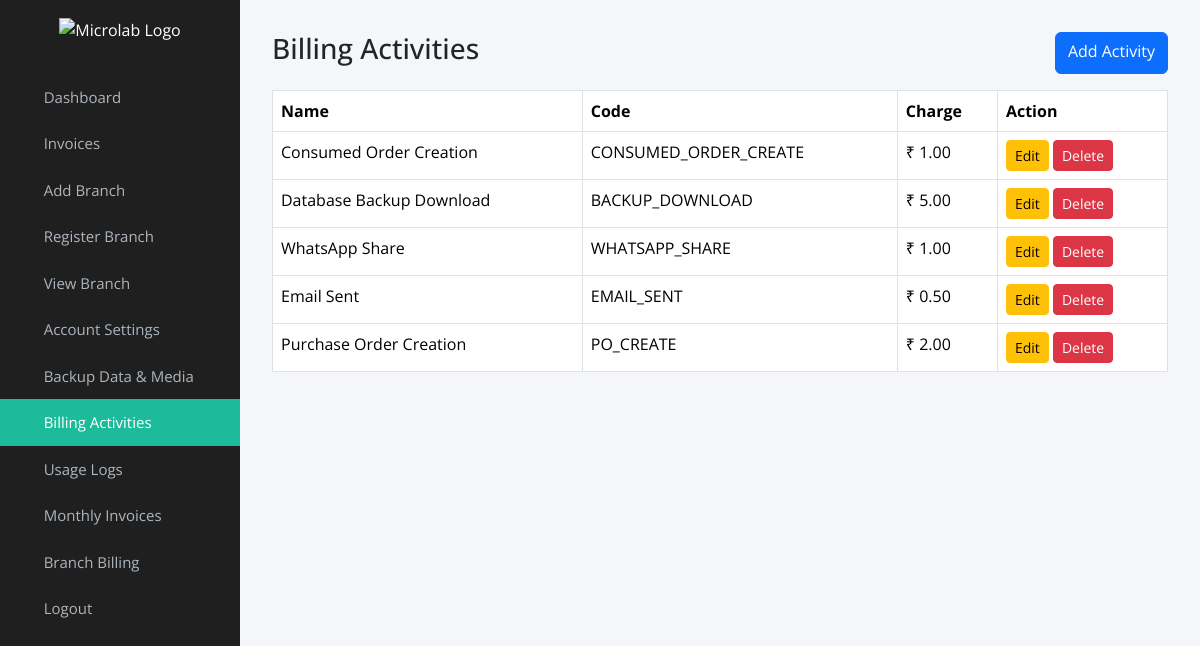
Page /billing-activities/ on the committed database.
### myapp/models.py (models this page shows, shortened)
class BillingActivity(models.Model):
    name = models.CharField(max_length=200)
    code = models.CharField(
        max_length=100,
        unique=True
    )
    charge = models.DecimalField(
        max_digits=10,
        decimal_places=2,
        default=0
    )
    description = models.TextField(
        blank=True,
        null=True
    )
    is_active = models.BooleanField(default=True)
    created_at = models.DateTimeField(
        auto_now_add=True
    )

### myapp/views.py (the view)
def billing_activity_list(request):
    activities = BillingActivity.objects.all().order_by('-id')
    return render(
        request,
        'billing/activity_list.html',
        {
            'activities': activities
        }
    )

### templates/billing/activity_list.html
{% include 'admin_navbar.html' %}
<div class="main-content">
    <div class="d-flex justify-content-between mb-3">
        <h3>Billing Activities</h3>
        <a href="{% url 'billing_activity_add' %}"
           class="btn btn-primary">
            Add Activity
        </a>
    </div>
    <table class="table table-bordered">
        <thead>
            <tr>
                <th>Name</th>
                <th>Code</th>
                <th>Charge</th>
                <th>Action</th>
            </tr>
        </thead>
        <tbody>
            {% for i in activities %}
            <tr>
                <td>{{ i.name }}</td>
                <td>{{ i.code }}</td>
                <td>₹ {{ i.charge }}</td>
                <td>
                    <a href="{% url 'billing_activity_edit' i.id %}"
                       class="btn btn-warning btn-sm">
                        Edit
                    </a>
                    <a href="{% url 'billing_activity_delete' i.id %}"
                       class="btn btn-danger btn-sm">
                        Delete
                    </a>
                </td>
            </tr>
            {% endfor %}
        </tbody>
    </table>
</div>

### templates/admin_navbar.html (style rules this page uses)
body { font-family: 'Open Sans', sans-serif; background-color: #f5f6fa; margin: 0; }
.main-content { margin-left: 240px; padding: 2rem; transition: margin-left 0.3s ease; }

### rows in the picture
BillingActivity: name "Consumed Order Creation", code "CONSUMED_ORDER_CREATE", charge "1.00"
BillingActivity: name "Database Backup Download", code "BACKUP_DOWNLOAD", charge "5.00"
BillingActivity: name "WhatsApp Share", code "WHATSAPP_SHARE", charge "1.00"
BillingActivity: name "Email Sent", code "EMAIL_SENT", charge "0.50"
BillingActivity: name "Purchase Order Creation", code "PO_CREATE", charge "2.00"
